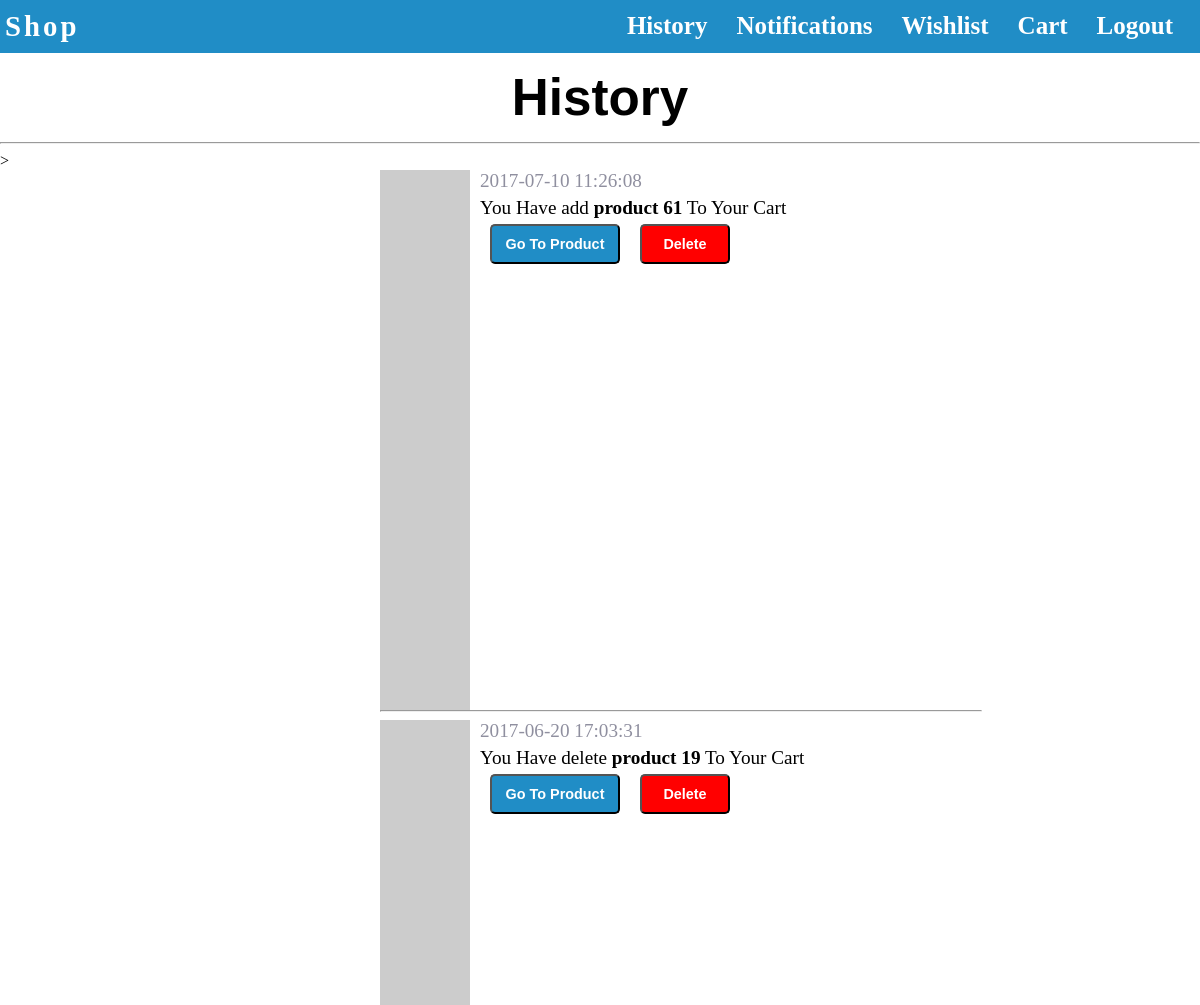
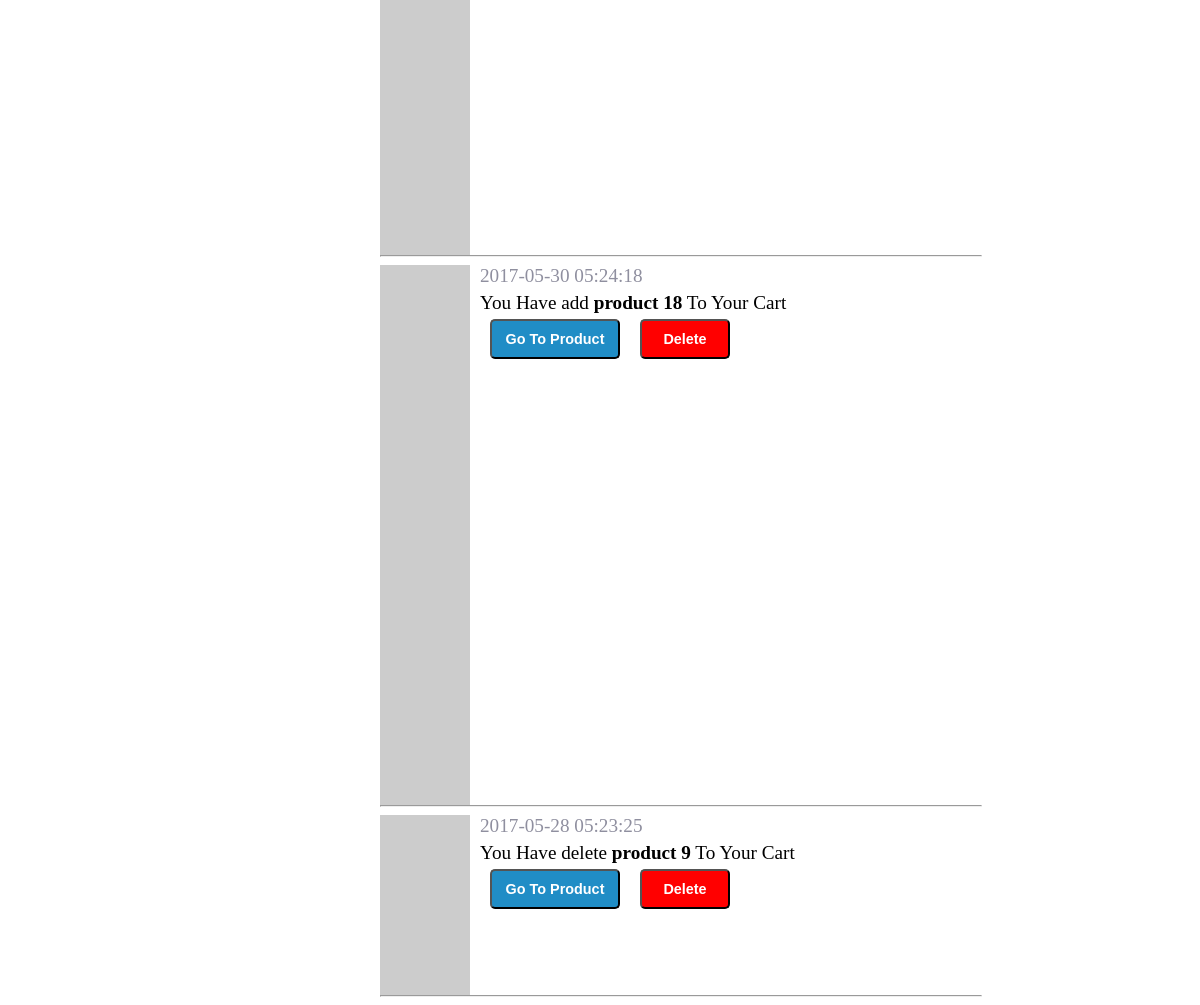
Page /public/history (signed in) on the committed database (2 pictures, top to bottom).
### tables this page shows
CREATE TABLE `history` (
  `id` int(11) NOT NULL,
  `product_id` int(11) DEFAULT NULL,
  `user_id` int(11) DEFAULT NULL,
  `dte` datetime DEFAULT CURRENT_TIMESTAMP,
  `type` varchar(255) DEFAULT NULL
);

CREATE TABLE `product` (
  `id` int(11) NOT NULL,
  `title` varchar(255) DEFAULT NULL,
  `image` varchar(255) DEFAULT NULL,
  `description` text,
  `price` int(11) DEFAULT NULL,
  `stock` int(11) DEFAULT NULL,
  `dte` datetime DEFAULT CURRENT_TIMESTAMP,
  `sold` int(11) DEFAULT '0',
  `categ` varchar(255) DEFAULT NULL,
  `offers` enum('yes','no') DEFAULT 'no',
  `new_price` int(11) DEFAULT '0',
  `brand` varchar(255) DEFAULT NULL
);

### application/controllers/historycontroller.php (called while the page is built, shortened)
<?php
class historycontroller extends controller
{
	public function gethistory()
	{
		$history = (new history)->findKey("user_id", $_SESSION['user']);
		$history = array_reverse($history);
		$otherdata['loggedin'] = isset($_SESSION['user']) ? $_SESSION['user'] : false;
		$this->view->render("history.php", $history, $otherdata);
	}
}
?>

### application/core/application.php (called while the page is built, shortened)
<?php
class application
{
	protected $params = [];
	public function process()
	{
		$url = $this->parseUrl();
		$methodindex     = array_search("method", $url) + 1;
		$paramsindex     = array_search("params", $url) + 1;
		for($x = $paramsindex; $x < count($url); ++$x)
		{
			$this->params[] = $url[$x];
		}
			$controller = new $index;
		$method          = $url[$methodindex];
		call_user_func_array([$controller, $method], $this->params);
	}
	public function parseUrl()
	{
		return explode("/", filter_var($_GET['url'], FILTER_SANITIZE_URL));
	}
}
?>

### public/main.php (called while the page is built, shortened)
<?php
$app = application::getInstance();
$app->process();
?>

### application/dbclasses/database.php (called while the page is built, shortened)
<?php
class database
{
	private $db;
	public function __construct()
	{
		try {
      $this->db = @mysqli_connect('127.0.0.1', 'root', '', 'ecommerce');
	}
	catch(Exception $ex)
	{
      die($ex->getMessage());
	}
}
	private function check_connection()
	{
		if(mysqli_connect_errno() == 0)
		{
			return true;
		}
		else {
			return false;
		}
	}
	public function query($sql)
	{
		$result = mysqli_query($this->db, $sql);
		try
		{
		if(!$this->check_query($result))
		{
			echo $sql;
			throw new Exception("error in executing the query");
		}
		else {
			return $result;
		}
	}
	catch(Exception $ex)
	{
		echo $ex->getMessage() . " " . mysqli_error($this->db);
	}
}
	public function fetch($result)
	{
      $data = mysqli_fetch_assoc($result);
      return $data;
	}
	private function check_query($result)
	{
		if($result)
		{
			return true;
		}
		else {
			return false;
		}
	}
}
?>

### application/dbclasses/eloquent.php (called while the page is built, shortened)
<?php
 class eloquent extends paginator
{
	private $builder;
	public $table;
	public function __construct()
	{
      $this->builder = new builder;
      if(!isset(static::$table))
      {
      	$this->table = get_called_class();
      }
      else
      {
      	$this->table = static::$table;
      }
      if(isset($this->dbfields))
      {
       $this->fields = $this->dbfields;
      }
      else
      {
        $this->fields = $this->fieldsNames();
      }
	}
  public function fieldsNames()
  {
    $record = $this->builder->table($this->table)->get();
    return array_keys($record);
  }
	public function find($id)
	{
    if(is_array($id))
    {
      $objects = [];
      foreach ($id as $key => $value) {
        $objects[] = $this->find($value);
      }
      return $objects;
    }
    else
    {
		$result = $this->builder->table($this->table)->where("id", '=',  $id)->get();
		if(!empty($result))
		{
			 $object = factory::build($this->table, $result);
			 return $object;
		}
		else {
			return "not found record";
		}
  }
	}
	public function findkey($key, $value)
	{
		$result = $this->builder->table($this->table)->where($key, '=', $value)->getAll();
		if(!empty($result))
		{
      $objects = [];
      foreach ($result as $key => $value) {
        $objects[] = factory::build($this->table, $value);
      }
      return $objects;
		}
		else {
			return false;
    }
	}
}
?>

### application/dbclasses/builder.php (called while the page is built, shortened)
<?php
class builder
{
	private $table=null;
	public $query = null;
	private $db;
	public function __construct()
	{
		$this->db = new database();
	}
	public function table($table=null)
	{
		if(!is_null($table))
		{
			$this->table = $table;
			return $this;
		}
		else
		{
			die("missing table argument");
		}
	}
	public function where($name=null, $operator='=', $value=null)
	{
		if($operator == 'LIKE')
		{
			$this->query  .= "WHERE $name LIKE '%$value%'";
		}
		else
		{
			$this->query .= "WHERE $name $operator '$value'";
		}
		return $this;
	}
	public function get()
	{
		if(!stristr($this->query, "select") && $this->table != null)
		{
			$oldquery = $this->query;
			$this->query = "SELECT * FROM $this->table " . $oldquery;
		}
		else
		{
			$oldquery = $this->query;
			$this->query = "SELECT " . $oldquery;
		}
		 			if($result =  $this->db->query($this->query))
		 			{
		 		     $data 	 =  $this->db->fetch($result);
		 		    }
		 		    else
		 		    {
		 		    	return false;
		 		    }
	     $this->query = null;
	     $this->table = null;
	     return $data;
	}
	public function getAll()
	{
		if(!stristr($this->query, "select"))
		{
			$oldquery = $this->query;
			$this->query = "SELECT * FROM $this->table " . $oldquery;
		}
			if($result =  $this->db->query($this->query))
		 			{
		 		     $data 	 =  $this->db->fetch_all($result);
		 		    }
		 		    else
		 		    {
		 		    	return false;
		 		    }
	     $this->query = null;
	     $this->table = null;
	     return $data;
	}
}
?>

### application/dbclasses/factory.php (called while the page is built, shortened)
<?php
class factory
{
	public static function build($type, $data)
	{
		$object = new $fullpath;
		foreach ($data as $key => $value) {
			if(array_key_exists($key, get_object_vars($object)))
			{
				$object->$key = $value;
			}
		}
		return $object;
	}
}
?>

### application/views/history.php (the view, shortened to what this page needs)
<?php
extract($otherdata);
?>
<!DOCTYPE html>
<html>
<head>
	<link rel="stylesheet" type="text/css" href="  ../public/css/history.css?version=100">
</head>
<body>
       <nav>
           <ul>
           	<li class="homepage"><a href="http://localhost/shop/public/home">Shop</a></li>
<div class="items">
 <?php if($loggedin) { ?>
            <li class="cart"> <a href="http://localhost/shop/public/logout"> Logout </a> </li>
          <?php } else { ?>
            <li class="cart"> <a href="http://localhost/shop/public/login"> Login </a> </li>
            <?php } ?>              <li class="cart"> <a href="http://localhost/shop/public/cart"> Cart </a> </li>
                <li class="cart"> <a href="http://localhost/shop/public/wishlist"> Wishlist </a> </li>
                  <li class="cart"> <a href="http://localhost/shop/public/notifications"> Notifications </a> </li>
                  <li class="cart"> <a href="http://localhost/shop/public/history"> History </a> </li>
                  </div>
           </ul>
      </nav>
          <h1>History</h1>
          <hr>
          <span class="message"><?php echo isset($message) ? $message : "" ?></span>>
          <?php
          foreach ($data as $key => $history) {
            $product = (new product)->find($history->product_id);
          ?>
          <div class="notifications">
          <img src="<?php echo $product->image; ?>">
          <div class="content">
               <span class="date"><?php echo $history->dte; ?></span>
             <p>You Have <?php echo $history->type; ?> <strong><?php echo $product->title; ?></strong> To Your Cart </p>
                <a href="http://localhost/shop/public/details/<?php echo $product->id; ?>"><button name="addtocart"> Go To Product</button> </a>
               <form  action="http://localhost/shop/public/deletehistory/<?php echo $history->id; ?>" method="POST">
               <button class="notification" name="deletenotification"> Delete</button>
               </form>
             </div>
              <hr>
          </div>
            <?php
           }
             ?>
</body>
</html>

### application/views/view.php
<?php
class view
{
	public function render($viewname, $data=null, $otherdata=null)
	{
		if(strstr($_SERVER['REQUEST_URI'], "admin"))
		{
			require_once "admin/".$viewname;
		}
		else
		{
		require_once $viewname;
		}
}
}
?>

### public/css/history.css (style rules this page uses)
body { margin: 0px; background-color: #ffffff; }
nav ul { margin: 0px; padding: 0px; background-color:#208dc6; list-style-type: none; overflow: hidden; }
ul li { float: left; padding: 10px; }
ul li.homepage { position: relative; right: 85px; margin-left: 0px; padding: 10px; float: left; }
ul li.cart { float: right; margin-right: 5px; padding: 2px; position: relative; top: 10px; }
div.items { position: relative; right: 10px; }
li.cart a { color: white; font-weight: bolder; font-style: arial; padding: 10px; font-size: 25px; text-decoration: none; }
li.homepage a { color:white; font-size: 180%; font-style: arial; font-weight: bolder; padding: 30px; letter-spacing: 3px; text-decoration: none; margin-left: 50px; }
h1 { font-size: 320%; font-weight: bold; font-family: arial; text-align: center; padding: 5px; margin: 10px; }
div.notifications { height: auto; margin-left: 380px; width: 50%; text-align: center; }
div.notifications img { text-align: center; display: block; float: left; width: 15%; }
.notifications .content span.date { position: relative; left: 10px; right: 60px; }
.notifications .content p { float: left; width: 80%; margin-top: 40px; color: black; font-size: 120%; position: relative; bottom: 35px; text-align: left; padding-right: 4px; padding-left: 10px; display: inline; margin-bottom: 0px; }
.notifications .content { padding-left: 10px; }
.notifications .content button { font-size: 90%; position: relative; margin-left: 20px; background-color: #208dc6; padding: 10px; float: left; position: relative; bottom: 30px; color:white; text-align: center; font-weight: bolder; font-style: arial; display: inline; border-radius: 5px; width: 130px; }
.notifications .content button.notification { padding: 10px 3px; width: 90px; overflow: hidden; background-color: red; }
.notifications hr { width: 100%; display: block; clear: both; }
.notifications .content span.date { font-size: 120%; display: block; float: left; color: #8f8f9f; }

### rows in the picture
history: dte "2017-07-10 11:26:08", type "add", product.title "product 61"
history: dte "2017-06-20 17:03:31", type "delete", product.title "product 19"
history: dte "2017-05-30 05:24:18", type "add", product.title "product 18"
history: dte "2017-05-28 05:23:25", type "delete", product.title "product 9"
